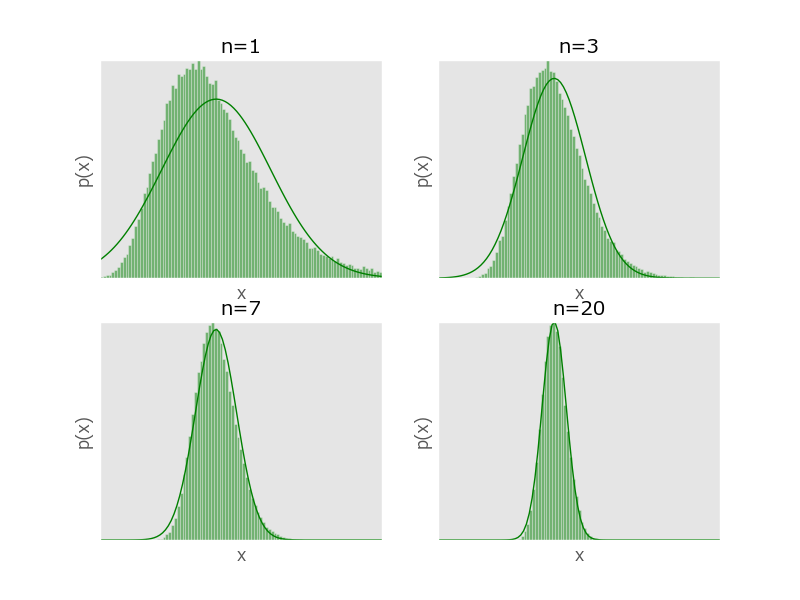

Source code (Python):
import numpy as np
from utatane import as_command, subplot


def sample(N, sample_size=10 ** 5):
    xs = np.random.gumbel(1.5, 3.0, [sample_size, N])
    return xs[:, :].mean(1)


@as_command
def render(plt):
    def draw_guasian_curve(sample_data, bins):
        mu = sample_data.mean()
        sigma = sample_data.std()
        a = sample_data.size * (bins[1] - bins[0])
        plt.plot(
            bins, a / (np.sqrt(2 * np.pi) * sigma) * np.exp(-(bins - mu) ** 2 / (2 * sigma ** 2)),
            'g-'
        )

    bins = np.linspace(-5, 15, 100)

    def draw(ax, n):
        xs = sample(n)
        ax.hist(xs, bins, color="g", alpha=0.5)
        ax.set_title("n={}".format(n))
        ax.set_xlabel("x")
        ax.set_ylabel("p(x)")
        ax.get_yaxis().set_ticks([])
        ax.get_xaxis().set_ticks([])
        draw_guasian_curve(xs, bins)

    with subplot(plt, ncols=2, nrows=2) as nth:
        with nth(1) as ax:
            draw(ax, 1)

        with nth(2) as ax:
            draw(ax, 3)

        with nth(3) as ax:
            draw(ax, 7)

        with nth(4) as ax:
            draw(ax, 20)
